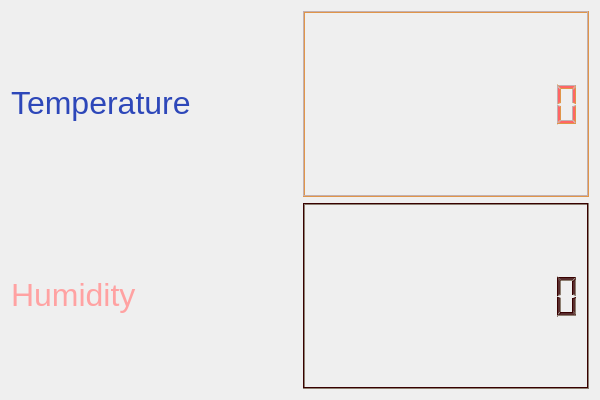
<?xml version="1.0" encoding="UTF-8"?>
<ui version="4.0">
 <class>Dialog</class>
 <widget class="QDialog" name="Dialog">
  <property name="geometry">
   <rect>
    <x>0</x>
    <y>0</y>
    <width>600</width>
    <height>400</height>
   </rect>
  </property>
  <property name="windowTitle">
   <string>Dialog</string>
  </property>
  <layout class="QGridLayout" name="gridLayout_2">
   <item row="0" column="0">
    <layout class="QGridLayout" name="gridLayout">
     <item row="0" column="0">
      <widget class="QLabel" name="label">
       <property name="text">
        <string>&lt;html&gt;&lt;head/&gt;&lt;body&gt;&lt;p&gt;&lt;span style=&quot; font-size:24pt; color:#2d47b9;&quot;&gt;Temperature&lt;/span&gt;&lt;/p&gt;&lt;/body&gt;&lt;/html&gt;</string>
       </property>
      </widget>
     </item>
     <item row="0" column="1">
      <widget class="QLCDNumber" name="tempLcdNumber">
       <property name="palette">
        <palette>
         <active>
          <colorrole role="WindowText">
           <brush brushstyle="SolidPattern">
            <color alpha="255">
             <red>255</red>
             <green>101</green>
             <blue>101</blue>
            </color>
           </brush>
          </colorrole>
          <colorrole role="Light">
           <brush brushstyle="SolidPattern">
            <color alpha="255">
             <red>195</red>
             <green>176</green>
             <blue>176</blue>
            </color>
           </brush>
          </colorrole>
          <colorrole role="Dark">
           <brush brushstyle="SolidPattern">
            <color alpha="255">
             <red>224</red>
             <green>149</green>
             <blue>73</blue>
            </color>
           </brush>
          </colorrole>
          <colorrole role="Text">
           <brush brushstyle="SolidPattern">
            <color alpha="255">
             <red>60</red>
             <green>60</green>
             <blue>60</blue>
            </color>
           </brush>
          </colorrole>
          <colorrole role="ButtonText">
           <brush brushstyle="SolidPattern">
            <color alpha="255">
             <red>76</red>
             <green>76</green>
             <blue>76</blue>
            </color>
           </brush>
          </colorrole>
         </active>
         <inactive>
          <colorrole role="WindowText">
           <brush brushstyle="SolidPattern">
            <color alpha="255">
             <red>255</red>
             <green>101</green>
             <blue>101</blue>
            </color>
           </brush>
          </colorrole>
          <colorrole role="Light">
           <brush brushstyle="SolidPattern">
            <color alpha="255">
             <red>195</red>
             <green>176</green>
             <blue>176</blue>
            </color>
           </brush>
          </colorrole>
          <colorrole role="Dark">
           <brush brushstyle="SolidPattern">
            <color alpha="255">
             <red>224</red>
             <green>149</green>
             <blue>73</blue>
            </color>
           </brush>
          </colorrole>
          <colorrole role="Text">
           <brush brushstyle="SolidPattern">
            <color alpha="255">
             <red>60</red>
             <green>60</green>
             <blue>60</blue>
            </color>
           </brush>
          </colorrole>
          <colorrole role="ButtonText">
           <brush brushstyle="SolidPattern">
            <color alpha="255">
             <red>76</red>
             <green>76</green>
             <blue>76</blue>
            </color>
           </brush>
          </colorrole>
         </inactive>
         <disabled>
          <colorrole role="WindowText">
           <brush brushstyle="SolidPattern">
            <color alpha="255">
             <red>224</red>
             <green>149</green>
             <blue>73</blue>
            </color>
           </brush>
          </colorrole>
          <colorrole role="Light">
           <brush brushstyle="SolidPattern">
            <color alpha="255">
             <red>195</red>
             <green>176</green>
             <blue>176</blue>
            </color>
           </brush>
          </colorrole>
          <colorrole role="Dark">
           <brush brushstyle="SolidPattern">
            <color alpha="255">
             <red>224</red>
             <green>149</green>
             <blue>73</blue>
            </color>
           </brush>
          </colorrole>
          <colorrole role="Text">
           <brush brushstyle="SolidPattern">
            <color alpha="255">
             <red>224</red>
             <green>149</green>
             <blue>73</blue>
            </color>
           </brush>
          </colorrole>
          <colorrole role="ButtonText">
           <brush brushstyle="SolidPattern">
            <color alpha="255">
             <red>224</red>
             <green>149</green>
             <blue>73</blue>
            </color>
           </brush>
          </colorrole>
         </disabled>
        </palette>
       </property>
       <property name="digitCount">
        <number>12</number>
       </property>
      </widget>
     </item>
     <item row="1" column="0">
      <widget class="QLabel" name="label_2">
       <property name="text">
        <string>&lt;html&gt;&lt;head/&gt;&lt;body&gt;&lt;p&gt;&lt;span style=&quot; font-size:24pt; color:#ffa2a2;&quot;&gt;Humidity&lt;/span&gt;&lt;/p&gt;&lt;/body&gt;&lt;/html&gt;</string>
       </property>
      </widget>
     </item>
     <item row="1" column="1">
      <widget class="QLCDNumber" name="humidLcdNumber">
       <property name="palette">
        <palette>
         <active>
          <colorrole role="WindowText">
           <brush brushstyle="SolidPattern">
            <color alpha="255">
             <red>89</red>
             <green>46</green>
             <blue>46</blue>
            </color>
           </brush>
          </colorrole>
          <colorrole role="Light">
           <brush brushstyle="SolidPattern">
            <color alpha="255">
             <red>56</red>
             <green>0</green>
             <blue>0</blue>
            </color>
           </brush>
          </colorrole>
          <colorrole role="Dark">
           <brush brushstyle="SolidPattern">
            <color alpha="255">
             <red>141</red>
             <green>127</green>
             <blue>113</blue>
            </color>
           </brush>
          </colorrole>
          <colorrole role="Text">
           <brush brushstyle="SolidPattern">
            <color alpha="255">
             <red>60</red>
             <green>60</green>
             <blue>60</blue>
            </color>
           </brush>
          </colorrole>
          <colorrole role="ButtonText">
           <brush brushstyle="SolidPattern">
            <color alpha="255">
             <red>76</red>
             <green>76</green>
             <blue>76</blue>
            </color>
           </brush>
          </colorrole>
         </active>
         <inactive>
          <colorrole role="WindowText">
           <brush brushstyle="SolidPattern">
            <color alpha="255">
             <red>89</red>
             <green>46</green>
             <blue>46</blue>
            </color>
           </brush>
          </colorrole>
          <colorrole role="Light">
           <brush brushstyle="SolidPattern">
            <color alpha="255">
             <red>56</red>
             <green>0</green>
             <blue>0</blue>
            </color>
           </brush>
          </colorrole>
          <colorrole role="Dark">
           <brush brushstyle="SolidPattern">
            <color alpha="255">
             <red>141</red>
             <green>127</green>
             <blue>113</blue>
            </color>
           </brush>
          </colorrole>
          <colorrole role="Text">
           <brush brushstyle="SolidPattern">
            <color alpha="255">
             <red>60</red>
             <green>60</green>
             <blue>60</blue>
            </color>
           </brush>
          </colorrole>
          <colorrole role="ButtonText">
           <brush brushstyle="SolidPattern">
            <color alpha="255">
             <red>76</red>
             <green>76</green>
             <blue>76</blue>
            </color>
           </brush>
          </colorrole>
         </inactive>
         <disabled>
          <colorrole role="WindowText">
           <brush brushstyle="SolidPattern">
            <color alpha="255">
             <red>141</red>
             <green>127</green>
             <blue>113</blue>
            </color>
           </brush>
          </colorrole>
          <colorrole role="Light">
           <brush brushstyle="SolidPattern">
            <color alpha="255">
             <red>56</red>
             <green>0</green>
             <blue>0</blue>
            </color>
           </brush>
          </colorrole>
          <colorrole role="Dark">
           <brush brushstyle="SolidPattern">
            <color alpha="255">
             <red>141</red>
             <green>127</green>
             <blue>113</blue>
            </color>
           </brush>
          </colorrole>
          <colorrole role="Text">
           <brush brushstyle="SolidPattern">
            <color alpha="255">
             <red>141</red>
             <green>127</green>
             <blue>113</blue>
            </color>
           </brush>
          </colorrole>
          <colorrole role="ButtonText">
           <brush brushstyle="SolidPattern">
            <color alpha="255">
             <red>141</red>
             <green>127</green>
             <blue>113</blue>
            </color>
           </brush>
          </colorrole>
         </disabled>
        </palette>
       </property>
       <property name="digitCount">
        <number>12</number>
       </property>
      </widget>
     </item>
    </layout>
   </item>
  </layout>
 </widget>
 <layoutdefault spacing="6" margin="11"/>
 <resources/>
 <connections/>
</ui>
